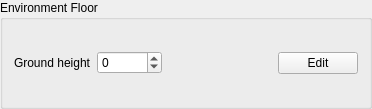
        <widget class="QGroupBox" name="groupBox_10">
         <property name="title">
          <string>Environment Floor</string>
         </property>
         <layout class="QHBoxLayout" name="horizontalLayout">
          <item>
           <widget class="QLabel" name="label_13">
            <property name="text">
             <string>Ground height</string>
            </property>
           </widget>
          </item>
          <item>
           <widget class="QSpinBox" name="sbGroundHeight">
            <property name="minimum">
             <number>-65535</number>
            </property>
            <property name="maximum">
             <number>65535</number>
            </property>
            <property name="singleStep">
             <number>100</number>
            </property>
           </widget>
          </item>
          <item>
           <spacer name="horizontalSpacer">
            <property name="orientation">
             <enum>Qt::Horizontal</enum>
            </property>
            <property name="sizeHint" stdset="0">
             <size>
              <width>40</width>
              <height>20</height>
             </size>
            </property>
           </spacer>
          </item>
          <item>
           <widget class="QLabel" name="lblEnvirFloorTex">
            <property name="sizePolicy">
             <sizepolicy hsizetype="Fixed" vsizetype="Fixed">
              <horstretch>0</horstretch>
              <verstretch>0</verstretch>
             </sizepolicy>
            </property>
            <property name="minimumSize">
             <size>
              <width>64</width>
              <height>64</height>
             </size>
            </property>
            <property name="text">
             <string/>
            </property>
           </widget>
          </item>
          <item>
           <widget class="QPushButton" name="pbEditEnvirFloor">
            <property name="text">
             <string>Edit</string>
            </property>
           </widget>
          </item>
         </layout>
        </widget>
